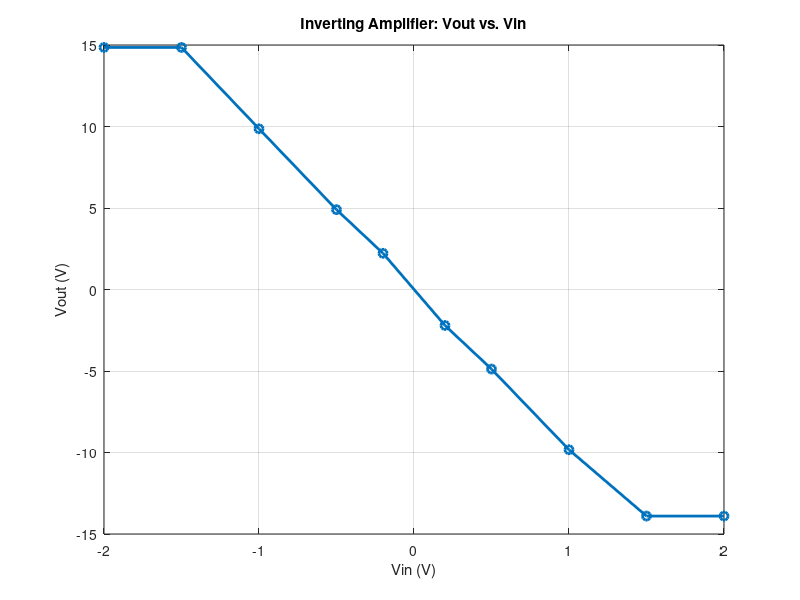

The MATLAB script that drew this image:
Vin = [2.0, -2.0, 1.5, -1.5, 1.0, -1.0, 0.5, -0.5, 0.2, -0.2];
Vout = [-13.90, 14.85, -13.90, 14.85, -9.83, 9.86, -4.882, 4.899, -2.207, 2.221];

[Vin_sorted, idx] = sort(Vin);
Vout_sorted = Vout(idx);
figure;
plot(Vin_sorted, Vout_sorted, 'o-', 'LineWidth', 2);
xlabel('Vin (V)');
ylabel('Vout (V)');
title('Inverting Amplifier: Vout vs. Vin');
grid on;

saveas(gcf, 'C:\Users\Brandon\Repositories\140\Lab3\figures\inverting_amplifier_vinvout.png');  % or use exportgraphics below
